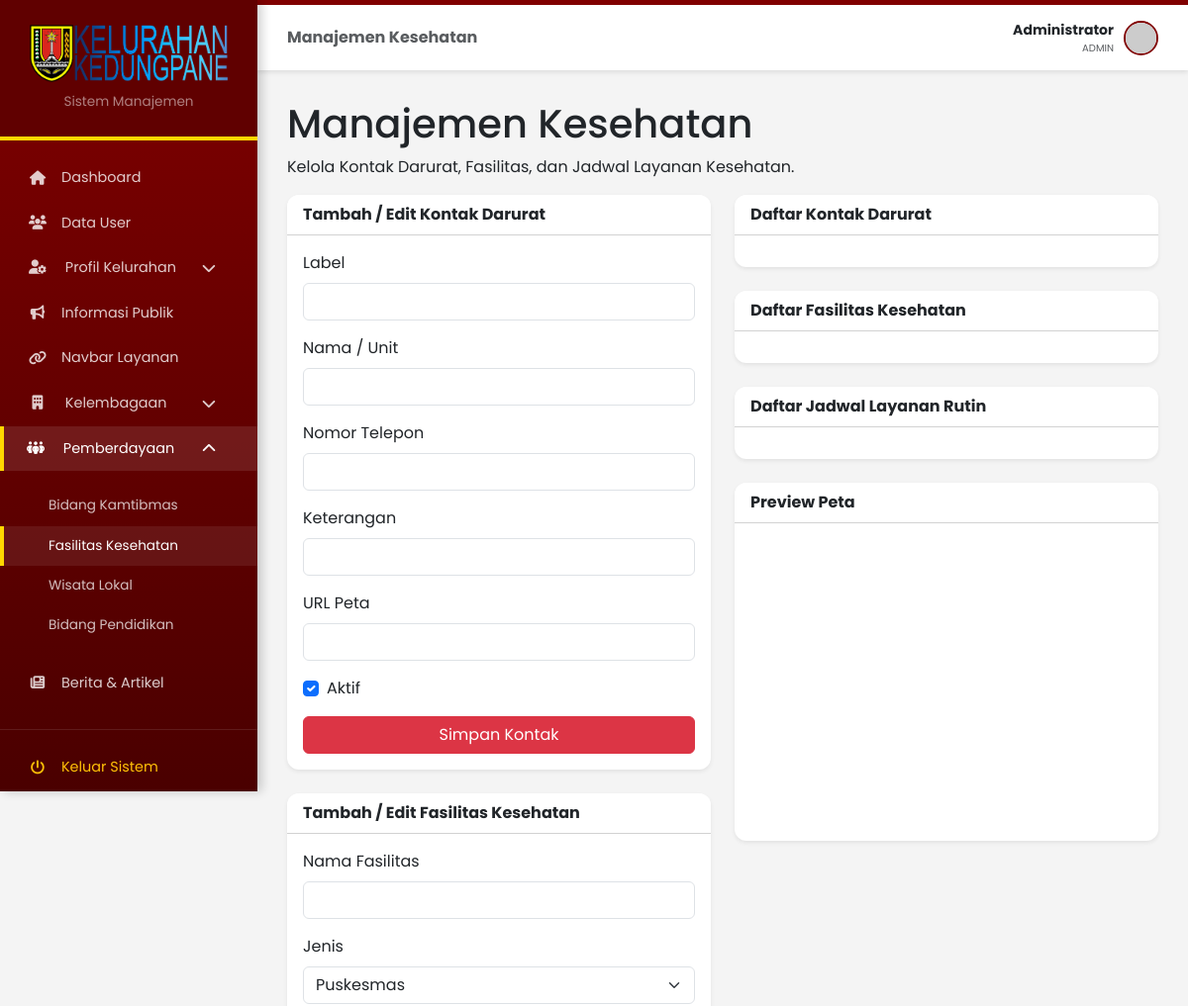
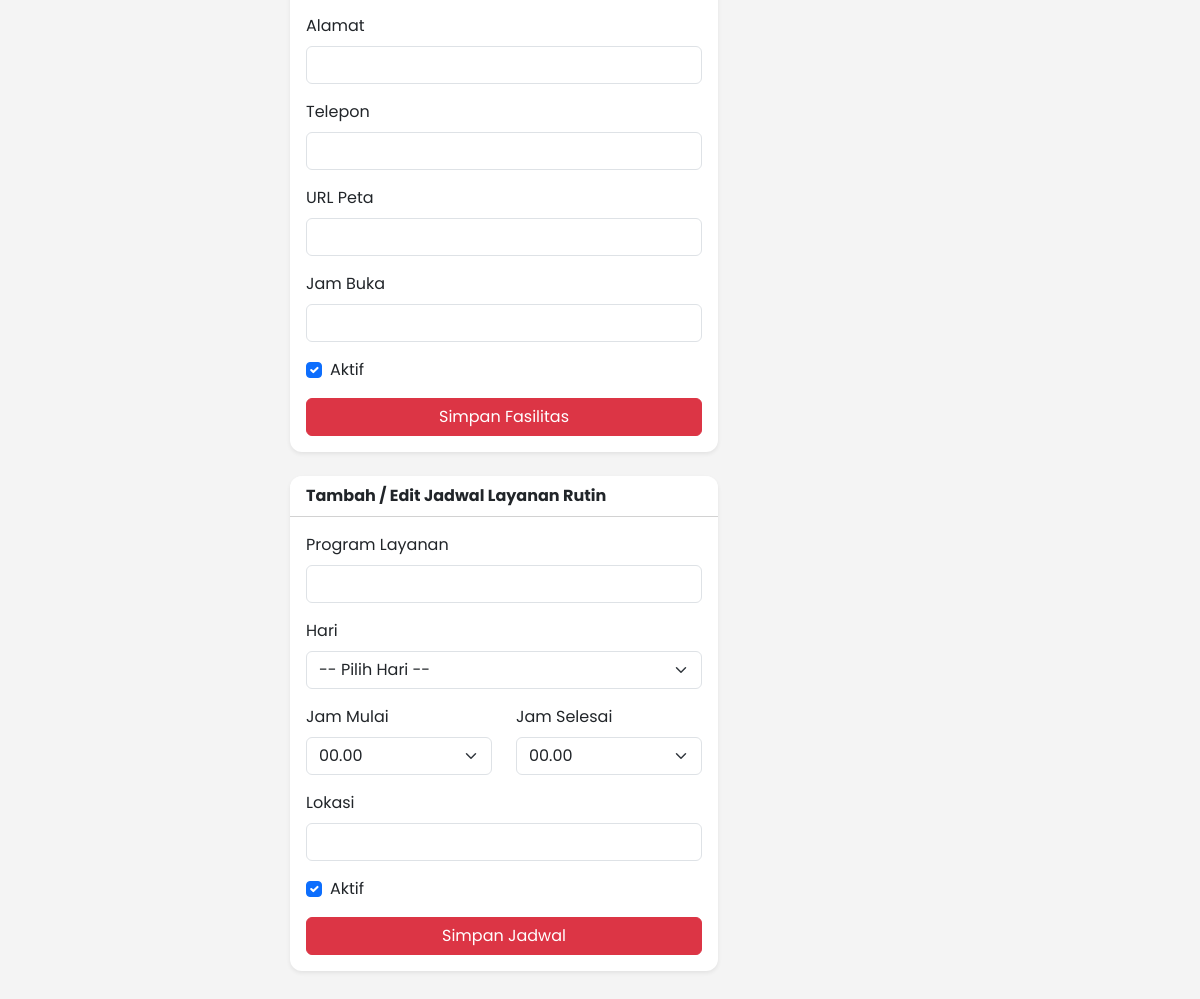
The page /admin/admin_kesehatan.php (signed in) on the database as committed earlier (2 pictures, top to bottom).
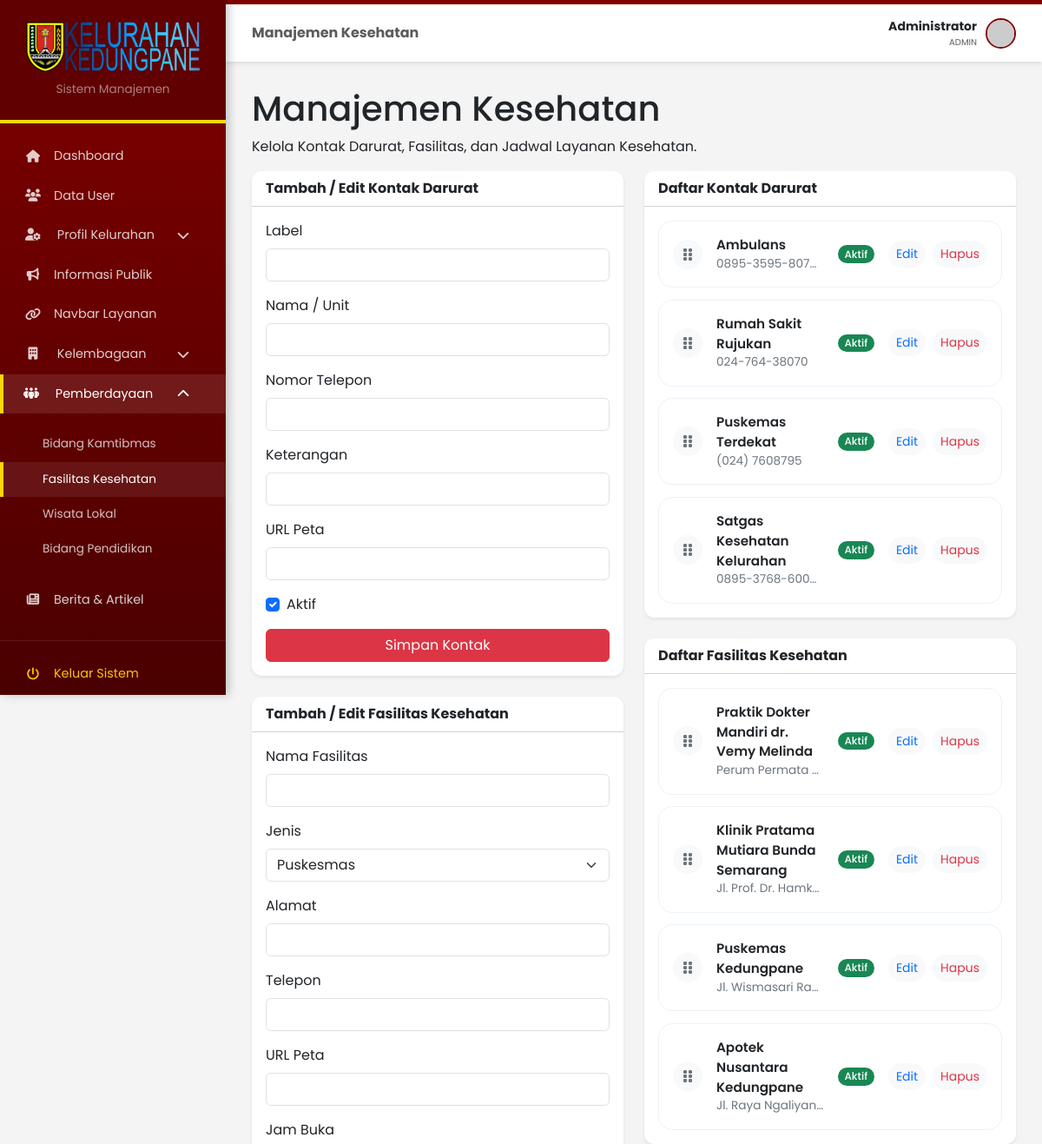
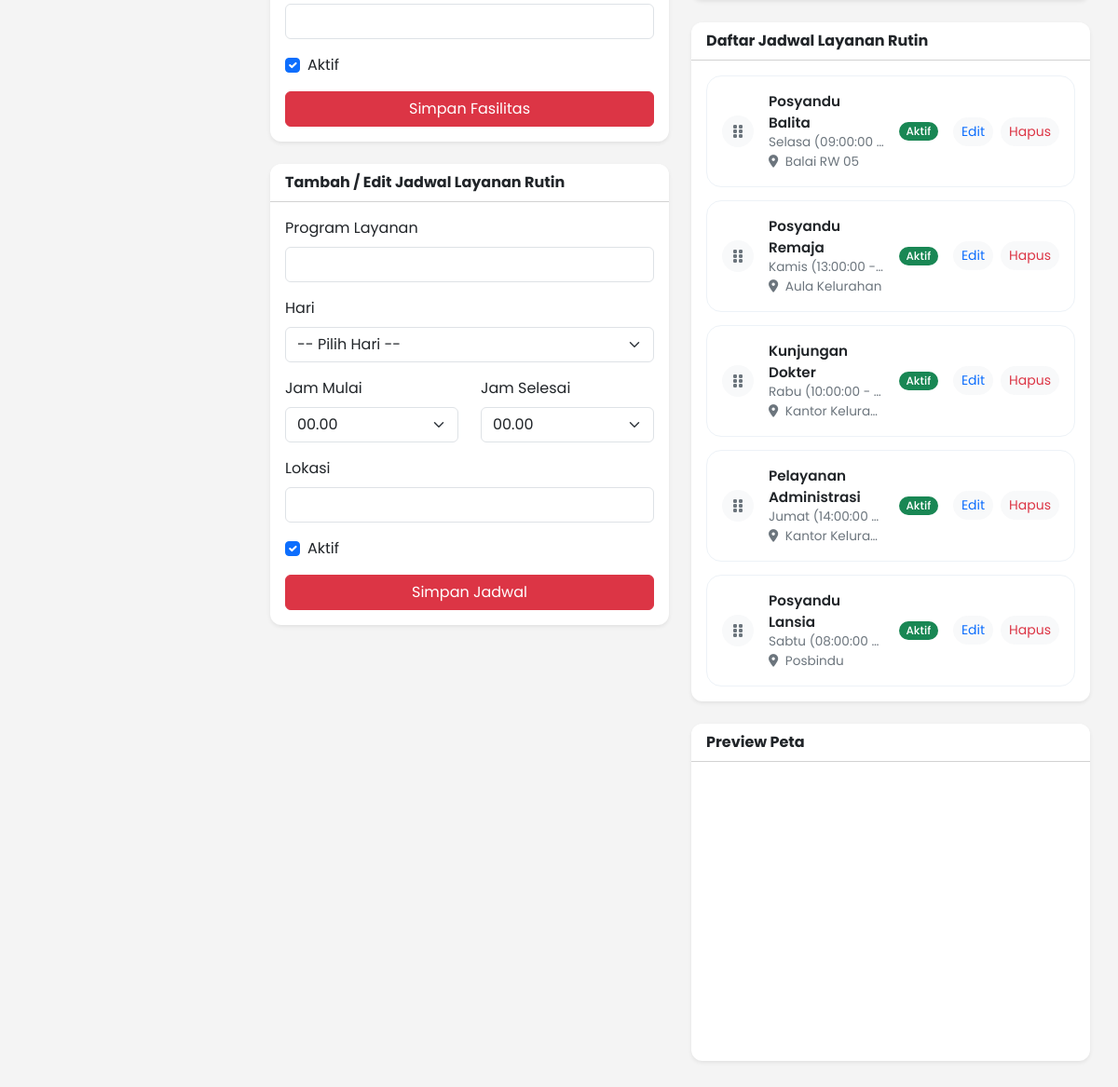
The same page on the database as committed later (2 pictures, top to bottom).
### tables this page shows
CREATE TABLE `kontak_darurat` (
  `id` int(11) NOT NULL,
  `label` varchar(100) NOT NULL,
  `nama` varchar(150) DEFAULT NULL,
  `nomor` varchar(50) NOT NULL,
  `keterangan` varchar(255) DEFAULT NULL,
  `maps_url` varchar(500) DEFAULT NULL,
  `urutan` int(11) DEFAULT 0,
  `is_active` tinyint(1) DEFAULT 1,
  `created_at` timestamp NOT NULL DEFAULT current_timestamp(),
  `updated_at` timestamp NOT NULL DEFAULT current_timestamp() ON UPDATE current_timestamp()
);

CREATE TABLE `fasilitas_kesehatan` (
  `id` int(11) NOT NULL,
  `nama` varchar(150) NOT NULL,
  `jenis` enum('puskesmas','klinik','apotek','dokter_mandiri','rumah_sakit') NOT NULL,
  `alamat` varchar(255) NOT NULL,
  `telepon` varchar(50) DEFAULT NULL,
  `latitude` decimal(10,8) DEFAULT NULL,
  `longitude` decimal(11,8) DEFAULT NULL,
  `maps_url` varchar(500) DEFAULT NULL,
  `jam_buka` varchar(100) DEFAULT NULL,
  `urutan` int(11) DEFAULT 0,
  `is_active` tinyint(1) DEFAULT 1,
  `created_at` timestamp NOT NULL DEFAULT current_timestamp(),
  `updated_at` timestamp NOT NULL DEFAULT current_timestamp() ON UPDATE current_timestamp()
);

CREATE TABLE `jadwal_layanan` (
  `id` int(11) NOT NULL,
  `program` varchar(150) NOT NULL,
  `hari` varchar(20) NOT NULL,
  `jam_mulai` time NOT NULL,
  `jam_selesai` time NOT NULL,
  `lokasi` varchar(150) NOT NULL,
  `keterangan` varchar(255) DEFAULT NULL,
  `kategori` enum('posyandu','dokter','administrasi','imunisasi','lainnya') DEFAULT 'lainnya',
  `is_active` tinyint(1) DEFAULT 1,
  `urutan` int(11) DEFAULT 0,
  `created_at` timestamp NOT NULL DEFAULT current_timestamp(),
  `updated_at` timestamp NOT NULL DEFAULT current_timestamp() ON UPDATE current_timestamp()
);

### admin/admin_kesehatan.php (the view, shortened to what the changed rows need)
<?php
require_once __DIR__ . '/auth.php';
$page_title = 'Manajemen Kesehatan';
mysqli_query($conn, "ALTER TABLE kontak_darurat ADD COLUMN IF NOT EXISTS maps_url varchar(500) DEFAULT NULL AFTER keterangan");
mysqli_query($conn, "ALTER TABLE jadwal_layanan ADD COLUMN IF NOT EXISTS urutan int(11) DEFAULT 0 AFTER is_active");
$contacts = [];
$result = mysqli_query($conn, "SELECT * FROM kontak_darurat ORDER BY urutan ASC, id DESC");
while ($row = mysqli_fetch_assoc($result)) { $contacts[] = $row; }
$facilities = [];
$result = mysqli_query($conn, "SELECT * FROM fasilitas_kesehatan ORDER BY urutan ASC, id DESC");
while ($row = mysqli_fetch_assoc($result)) { $facilities[] = $row; }
$schedules = [];
$result = mysqli_query($conn, "SELECT * FROM jadwal_layanan ORDER BY urutan ASC, FIELD(hari, 'Senin','Selasa','Rabu','Kamis','Jumat','Sabtu','Minggu'), jam_mulai ASC");
while ($row = mysqli_fetch_assoc($result)) { $schedules[] = $row; }
include 'admin_header.php';
?>
<div class="page-header">
    <h1><?= $page_title ?></h1>
</div>
<div class="row g-4">
    <div class="col-lg-6">
        <div class="card shadow-sm border-0 mb-4">
            <div class="card-body">
                <div class="sortable-list" id="contactsTbody">
                    <?php foreach ($contacts as $row): $map = "https://maps.google.com/maps?q=".rawurlencode(($row['nama'] ?: $row['label']).' Kedungpane Semarang')."&output=embed"; ?>
                    <div class="sortable-item contact-row" data-id="<?= $row['id'] ?>" data-maps="<?= htmlspecialchars($map) ?>">
                        <div class="drag-handle"><i class="fa-solid fa-grip-vertical"></i></div>
                        <div class="item-info"><div class="item-name"><?= htmlspecialchars($row['label']) ?></div><div class="item-detail"><?= htmlspecialchars($row['nomor']) ?></div></div>
                        <?= $row['is_active'] ? '<span class="badge bg-success rounded-pill">Aktif</span>' : '<span class="badge bg-secondary rounded-pill">Nonaktif</span>' ?>
                        <div class="item-actions">
                            <button type="button" class="btn btn-sm btn-light text-primary rounded-pill edit-contact" data-id="<?= $row['id'] ?>" data-label="<?= htmlspecialchars($row['label']) ?>" data-nama="<?= htmlspecialchars($row['nama']) ?>" data-nomor="<?= htmlspecialchars($row['nomor']) ?>" data-keterangan="<?= htmlspecialchars($row['keterangan']) ?>" data-maps_url="<?= htmlspecialchars($row['maps_url']) ?>" data-active="<?= $row['is_active'] ?>">Edit</button>
                            <a href="?delete_contact=<?= $row['id'] ?>" class="btn btn-sm btn-light text-danger rounded-pill btn-hapus">Hapus</a>
                        </div>
                    </div>
                    <?php endforeach; ?>
                </div>
            </div>
        </div>
        <div class="card shadow-sm border-0 mb-4">
            <div class="card-body">
                <div class="sortable-list" id="facilitiesTbody">
                    <?php foreach ($facilities as $row): $map = !empty($row['maps_url']) ? $row['maps_url'] : "https://maps.google.com/maps?q=".rawurlencode($row['nama'].' '.$row['alamat'])."&output=embed"; ?>
                    <div class="sortable-item facility-row" data-id="<?= $row['id'] ?>" data-maps="<?= htmlspecialchars($map) ?>">
                        <div class="drag-handle"><i class="fa-solid fa-grip-vertical"></i></div>
                        <div class="item-info"><div class="item-name"><?= htmlspecialchars($row['nama']) ?></div><div class="item-detail"><?= htmlspecialchars($row['alamat']) ?></div></div>
                        <?= $row['is_active'] ? '<span class="badge bg-success rounded-pill">Aktif</span>' : '<span class="badge bg-secondary rounded-pill">Nonaktif</span>' ?>
                        <div class="item-actions">
                            <button type="button" class="btn btn-sm btn-light text-primary rounded-pill edit-facility" data-id="<?= $row['id'] ?>" data-nama="<?= htmlspecialchars($row['nama']) ?>" data-jenis="<?= htmlspecialchars($row['jenis']) ?>" data-alamat="<?= htmlspecialchars($row['alamat']) ?>" data-telepon="<?= htmlspecialchars($row['telepon']) ?>" data-maps_url="<?= htmlspecialchars($row['maps_url']) ?>" data-jam_buka="<?= htmlspecialchars($row['jam_buka']) ?>" data-active="<?= $row['is_active'] ?>">Edit</button>
                            <a href="?delete_facility=<?= $row['id'] ?>" class="btn btn-sm btn-light text-danger rounded-pill btn-hapus">Hapus</a>
                        </div>
                    </div>
                    <?php endforeach; ?>
                </div>
            </div>
        </div>
        <div class="card shadow-sm border-0 mb-4">
            <div class="card-body">
                <div class="sortable-list" id="schedulesTbody">
                    <?php foreach ($schedules as $row): ?>
                    <div class="sortable-item schedule-row" data-id="<?= $row['id'] ?>">
                        <div class="drag-handle" title="Seret untuk mengubah urutan"><i class="fa-solid fa-grip-vertical"></i></div>
                        <div class="item-info">
                            <div class="item-name"><?= htmlspecialchars($row['program']) ?></div>
                            <div class="item-detail"><?= htmlspecialchars($row['hari']) ?> (<?= htmlspecialchars($row['jam_mulai']) ?> - <?= htmlspecialchars($row['jam_selesai']) ?>)</div>
                            <div class="item-detail"><i class="fa-solid fa-location-dot me-1"></i> <?= htmlspecialchars($row['lokasi']) ?></div>
                        </div>
                        <?= $row['is_active'] ? '<span class="badge bg-success rounded-pill">Aktif</span>' : '<span class="badge bg-secondary rounded-pill">Nonaktif</span>' ?>
                        <div class="item-actions">
                            <button type="button" class="btn btn-sm btn-light text-primary rounded-pill edit-schedule" data-id="<?= $row['id'] ?>" data-program="<?= htmlspecialchars($row['program']) ?>" data-hari="<?= htmlspecialchars($row['hari']) ?>" data-jam_mulai="<?= htmlspecialchars($row['jam_mulai']) ?>" data-jam_selesai="<?= htmlspecialchars($row['jam_selesai']) ?>" data-lokasi="<?= htmlspecialchars($row['lokasi']) ?>" data-active="<?= $row['is_active'] ?>">Edit</button>
                            <a href="?delete_schedule=<?= $row['id'] ?>" class="btn btn-sm btn-light text-danger rounded-pill btn-hapus">Hapus</a>
                        </div>
                    </div>
                    <?php endforeach; ?>
                </div>
            </div>
        </div>
</div>
<?php include 'admin_footer.php'; ?>

Rows that differ between the two databases and show on the page:
added kontak_darurat: label "Ambulans", nomor "0895-3595-80756", is_active "Aktif"
added kontak_darurat: label "Rumah Sakit Rujukan", nomor "024-764-38070", is_active "Aktif"
added kontak_darurat: label "Puskemas Terdekat", nomor "(024) 7608795", is_active "Aktif"
added kontak_darurat: label "Satgas Kesehatan Kelurahan", nomor "0895-3768-60088", is_active "Aktif"
added fasilitas_kesehatan: nama "Praktik Dokter Mandiri dr. Vemy Melinda", alamat "Perum Permata…", is_active "Aktif"
added fasilitas_kesehatan: nama "Klinik Pratama Mutiara Bunda Semarang", alamat "Jl. Prof. Dr. Hamk…", is_active "Aktif"
added fasilitas_kesehatan: nama "Puskemas Kedungpane", alamat "Jl. Wismasari Ra…", is_active "Aktif"
added fasilitas_kesehatan: nama "Apotek Nusantara Kedungpane", alamat "Jl. Raya Ngaliyan…", is_active "Aktif"
added jadwal_layanan: program "Posyandu Balita", hari "Selasa", jam_mulai "09:00:00", lokasi "Balai RW 05", is_active "Aktif"
added jadwal_layanan: program "Posyandu Remaja", hari "Kamis", jam_mulai "13:00:00", lokasi "Aula Kelurahan", is_active "Aktif"
added jadwal_layanan: program "Kunjungan Dokter", hari "Rabu", jam_mulai "10:00:00", lokasi "Kantor Kelura…", is_active "Aktif"
added jadwal_layanan: program "Pelayanan Administrasi", hari "Jumat", jam_mulai "14:00:00", lokasi "Kantor Kelura…", is_active "Aktif"
added jadwal_layanan: program "Posyandu Lansia", hari "Sabtu", jam_mulai "08:00:00", lokasi "Posbindu", is_active "Aktif"
